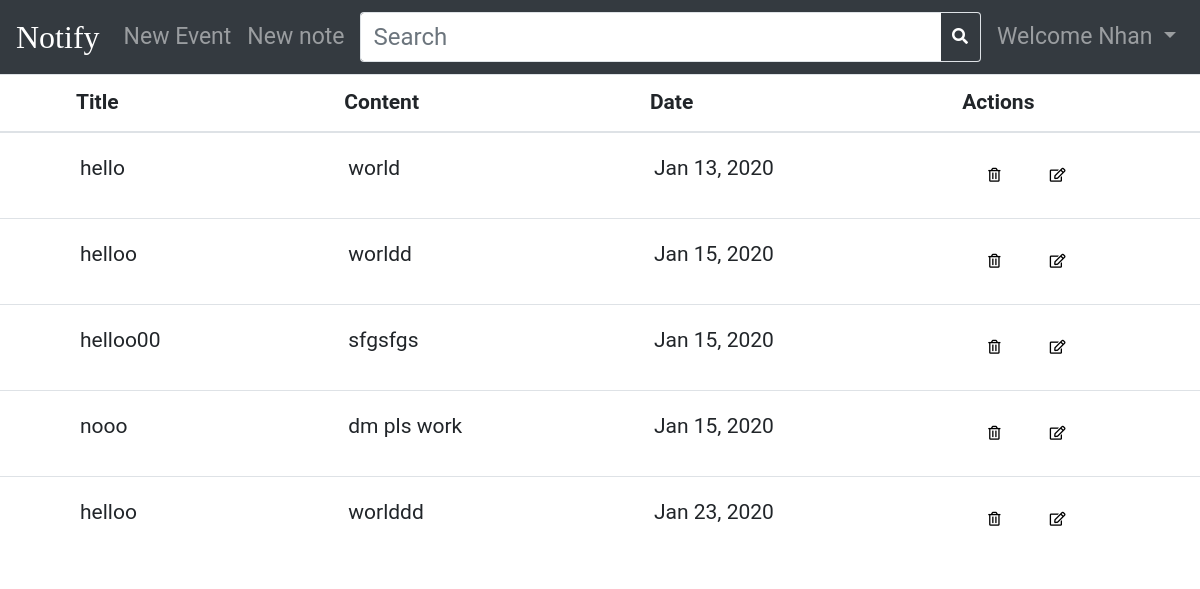
The page / (signed in) on the database its author committed.
### app.py (models this page shows, shortened)
class User(UserMixin, db.Model):
    __tablename__ = 'users'
    id = db.Column(db.Integer, primary_key=True)
    email = db.Column(db.String(64), unique=True, index=True)
    username = db.Column(db.String(64), unique=True, index=True)
    password_hash = db.Column(db.String(128))
    confirmed = db.Column(db.Boolean, default=False)
    name = db.Column(db.String(64))
    posts = db.relationship('Note', backref='owner', lazy='dynamic')
    @property
    def password(self):
        raise AttributeError('password is not a readable attribute')

class Note(db.Model):
    id = db.Column(db.Integer, primary_key = True)
    title = db.Column(db.String(50), nullable=False)
    content = db.Column(db.String(200),nullable=False)
    date_created = db.Column(db.DateTime, default=datetime.utcnow)
    owner_id = db.Column(db.Integer, db.ForeignKey('users.id'))

### app.py (the view)
@app.route('/', methods=['POST','GET'])
@login_required
def index():
    user = current_user._get_current_object()
    if request.method == 'POST':
        note_title = request.form["note-title"]
        note_content = request.form["note-content"]
        new_note = Note(title=note_title, content=note_content, owner_id=user.id)
        try:
            db.session.add(new_note)
            db.session.commit()
            return redirect('/')
        except:
            return 'There was a problem adding your note. Please try again!'
    else:
        notes = Note.query.filter_by(owner_id=user.id).order_by(Note.date_created).all()
        return render_template('render_notes.html', notes = notes, user=user)

### app.py (called while the page is built)
@login_manager.user_loader
def load_user(user_id):
    return User.query.get(int(user_id))

@app.template_filter('date_format')
def custom_date(date):
    date = datetime.strptime(str(date), '%Y-%m-%d')
    return date.strftime('%b %d, %Y')

### templates/render_notes.html (shortened to what this page needs)
{% extends 'layout.html' %}
{% block content %}
  <table class="table table-hover">
    <thead>
      <tr>
        <th scope="col">Title</th>
        <th scope="col">Content</th>
        <th scope="col">Date</th>
        <th scope="col">Actions</th>
      </tr>
    </thead>
    <tbody id="table-content">
      {% for note in notes %}
      <tr>
        <td>{{ note.title }}</td>
        <td>{{ note.content }}</td>
        <td>{{ note.date_created.date() | date_format }}</td>
        <td>
          <span>
            <a class="btn btn-xl" href="/delete/{{note.id}}" style="border-radius: 0;">
              <button type="button" class="btn btn-default btn-sm">
                <i class="far fa-trash-alt"></i>
              </button>
            </a>
          </span>
          <span>
            <a class="btn btn-xl" id="update-note" href="/update/{{note.id}}" data-toggle="modal" data-target="#updateNote{{note.id}}" style="border-radius: 0;">
              <button type="button" class="btn btn-default btn-sm">
                <i class="far fa-edit"></i>
              </button>
            </a>
          </span>
        </td>
      </tr>
      {% endfor %}
    </tbody>
  </table>
{% endblock %}

### templates/layout.html (shortened to what this page needs)
<!DOCTYPE html>
<html>
  <head>
    <link rel='stylesheet' href='{{ url_for("static", filename="css/bootstrap.min.css") }}'>
    <link rel='stylesheet' href='{{ url_for("static", filename="css/layout.css") }}'>
    <link href="http://maxcdn.bootstrapcdn.com/font-awesome/4.1.0/css/font-awesome.min.css" rel="stylesheet">
    <link rel="stylesheet" href="https://pro.fontawesome.com/releases/v5.12.0/css/all.css">
  </head>
  <body>
    <nav class="navbar navbar-expand-lg navbar-dark navbar-static-top bg-dark">
        <div class="navbar-header">
          <a class="navbar-brand" href="/">Notify</a>
        </div>
      <div  id="navbar" class="collapse navbar-collapse">
        {% if current_user.is_authenticated and request.endpoint != "app.reset" %}
        <ul class="nav navbar-nav" id="navbar-links">
          <li class = "nav-item">
            <a class="nav-link" href="#" data-toggle="modal" data-target="#addNewEvent">New Event</a>
          </li>
          <li class= "nav-item">
            <a class="nav-link" href="#" data-toggle="modal" data-target="#addNewNote">New note</a>
          </li>
        </ul>
        <form class="mx-2 my-auto d-inline w-100">
          <div class="input-group">
              <input type="text" class="form-control border border-right-0" id="search-input" placeholder="Search">
              <span class="input-group-append">
                  <button class="btn btn-outline-secondary border border-left-0" type="button">
                      <i class="fa fa-search"></i>
                  </button>
              </span>
          </div>
        </form>
        {% endif %}
        <ul class="navbar-nav navbar-right ml-auto">
          <li class="nav-item dropdown">
            {% if current_user.is_authenticated and request.endpoint != "app.reset" %}
            <a href="#" class="nav-link dropdown-toggle" data-toggle="dropdown" role="button" id="dropdownMenuLink" aria-haspopup="true" aria-expanded="false">Welcome {{ user.username }} </a>
            {% endif %}
          </li>
        </ul>
      </div>
   </nav>
        {% block content %}
        {% endblock %}
  </body>
 </body>
</html>

### static/css/layout.css (style rules this page uses)
.bg-dark { background-color: #343a40 !important; }
body { font-family: roboto; font-size: 21px; }
.nav { flex-wrap: nowrap !important; }
.navbar-brand { font-family: roboto-bold; font-size: 32px; display: inline-block; padding-top: 0.3125rem; padding-bottom: 0.3125rem; line-height: inherit; }
.navbar-dark .navbar-brand { color: #fff; }
.w-100 { width: 76% !important; }
.d-inline { display: inline !important; }
.mt-auto, .my-auto { margin-bottom: auto !important; }
.mb-auto, .my-auto { margin-top: auto !important; }
.ml-2, .mx-2 { margin-left: .5rem !important; }
.mr-2, .mx-2 { margin-right: .5rem !important; }
.input-group { position: relative; display: flex; flex-wrap: wrap; align-items: stretch; width: 100%; }
.input-group > .form-control { position: relative; flex: 1 1 auto; flex-grow: 1; flex-shrink: 1; flex-basis: auto; width: 1%; margin-bottom: 0; }
.input-group-append { margin-left: -1px; display: flex; }
.border-right-0 { border-right: 0 !important; border-right-color: currentcolor; border-right-style: none; border-right-width: 0px; }
.input-group > .input-group-append > .btn { border-top-left-radius: 0; border-bottom-left-radius: 0; }
.input-group-append .btn { position: relative; z-index: 2; }
.fa { color: #fff; }
.nav-link { display: inline-block; white-space: nowrap; padding: .5rem 1rem; padding-top: .5rem; padding-right: 1rem; padding-bottom: .5rem; padding-left: 1rem; }
.dropdown-toggle::after { display: inline-block; }
.nav-link { font-size: 23px; display: inline-block; }
.form-control { font-size: 24px; }
.far { font-family: "Font Awesome 5 Free"; font-weight: 400; width: 100%; color: white; display: inline-block; font-style: normal; text-rendering: auto; line-height: 1; }
.btn-default { display: inline-block; font-family: inherit; background-color: transparent border: 1px solid #343a40 !important; }
th { text-indent: 4rem !important; }
.table td { padding: 1.25rem 5rem!important; }
.far { color: black !important; }
table { padding-left: 2rem; padding-right: 2rem; }

### rows shown on the page
User: username "Nhan"
Note: title "hello", content "world", date_created "Jan 13, 2020"
Note: title "helloo", content "worldd", date_created "Jan 15, 2020"
Note: title "helloo00", content "sfgsfgs", date_created "Jan 15, 2020"
Note: title "nooo", content "dm pls work", date_created "Jan 15, 2020"
Note: title "helloo", content "worlddd", date_created "Jan 23, 2020"
